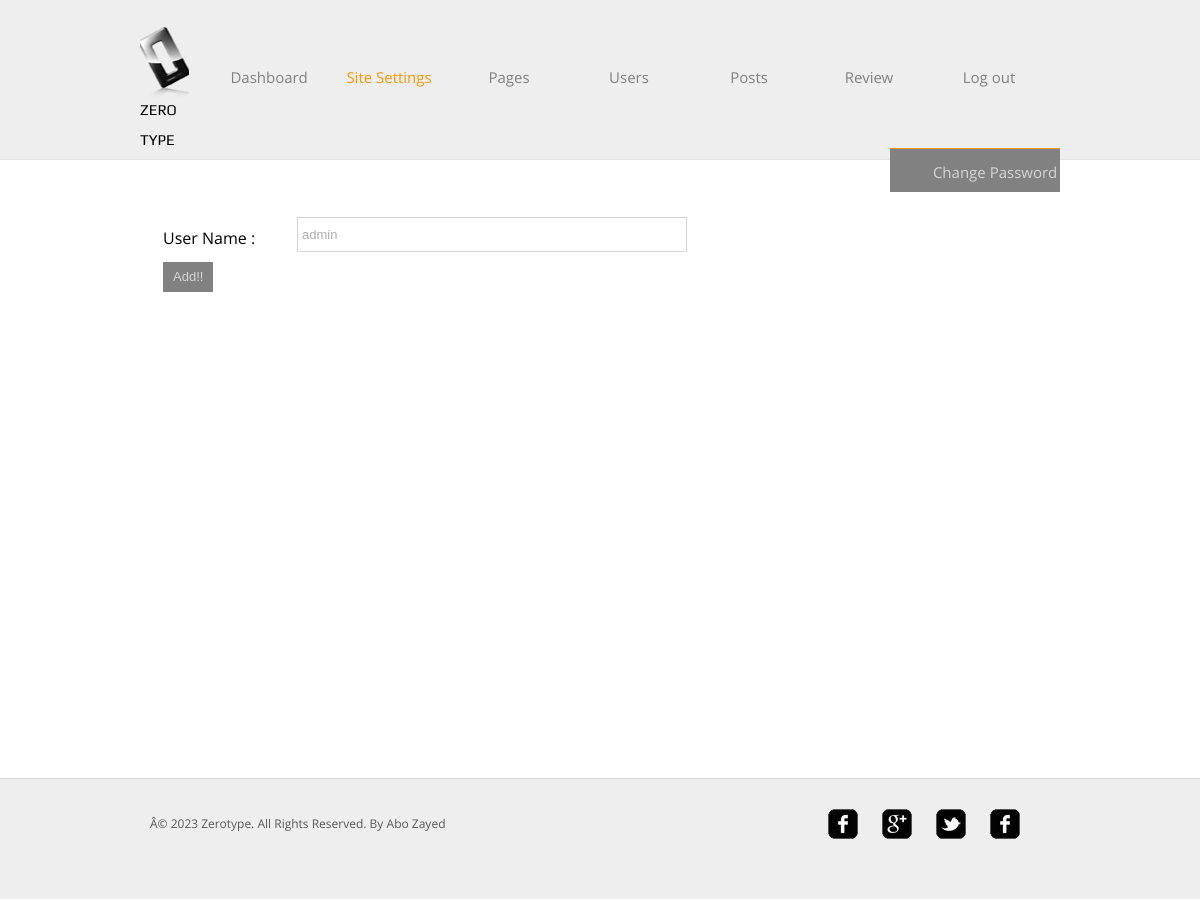
/admincp/users.php (signed in), run on the app's committed database.
### tables this page shows
CREATE TABLE IF NOT EXISTS `siteimage` (
  `id` int(11) NOT NULL AUTO_INCREMENT,
  `img_type` varchar(50) NOT NULL,
  `img_name` varchar(50) NOT NULL,
  `img_path` varchar(100) NOT NULL,
  `img_width` int(11) NOT NULL,
  `img_height` int(11) NOT NULL,
  PRIMARY KEY (`id`)
);

CREATE TABLE IF NOT EXISTS `users` (
  `id` int(11) NOT NULL AUTO_INCREMENT,
  `user_name` varchar(100) NOT NULL,
  `password` varchar(100) NOT NULL,
  PRIMARY KEY (`id`)
);

CREATE TABLE IF NOT EXISTS `sitedesc` (
  `id` int(11) NOT NULL AUTO_INCREMENT,
  `status` smallint(2) NOT NULL,
  `title` varchar(100) NOT NULL,
  `author` varchar(100) NOT NULL,
  `desc` text NOT NULL,
  `keywords` varchar(255) NOT NULL,
  `copyright` varchar(255) NOT NULL,
  `phone` int(11) NOT NULL,
  `email` varchar(150) NOT NULL,
  `address` varchar(255) NOT NULL,
  PRIMARY KEY (`id`)
);

### mangeDesc.php (called while the page is built, shortened)
<?php
$getData = "SELECT * FROM siteDesc ORDER BY id";
$getDataQuery = mysql_query($getData);
$getRow       = mysql_fetch_array($getDataQuery);
$facebookUrl = "SELECT facebook FROM siteurl ORDER BY id";
$facebookData = mysql_query($facebookUrl) or die(mysql_error());
$facebook = mysql_fetch_array($facebookData);
$twitterUrl = "SELECT twitter FROM siteurl ORDER BY id";
$twitterData = mysql_query($twitterUrl) or die(mysql_error());
$twitter = mysql_fetch_array($twitterData);
$googleUrl = "SELECT google FROM siteurl ORDER BY id";
$googleData = mysql_query($googleUrl) or die(mysql_error());
$google = mysql_fetch_array($googleData);
$youtubeUrl = "SELECT youtube FROM siteurl ORDER BY id";
$youtubeData = mysql_query($youtubeUrl) or die(mysql_error());
$youtube = mysql_fetch_array($youtubeData);
$getLogo = "SELECT * FROM siteimage WHERE img_type='logo'";
$getLogoQuery = mysql_query($getLogo);
$getLogoRow       = mysql_fetch_array($getLogoQuery);

### admincp/users.php (the view, shortened to what this page needs)
<?php
include_once 'includes/header.php';
?>
<ul id="second_navigation">
        <li>
                <a href="users.php?page=change_password">Change Password</a>
        </li>
</ul>
</div>
</div>
<?php
$get_user_sql = "SELECT * FROM users";
$get_user_query = mysql_query($get_user_sql) or date(mysql_error());
$get_user_row = mysql_fetch_array($get_user_query);
?>
<div id="contents">
<?php
if($_REQUEST['page'] == 'change_password'){
    echo '<h2>Change PassWord</h2>';
    if($update_pass_query){
    echo '<h2 class="success">UpDate Done Successfully</h2>';
    echo '<meta http-equiv="refresh" content="3;url=users.php">';
    }
    if($userErrors){
        foreach ($userErrors as $error){
            echo '<h2 class="error">'.$error.'</h2>';
        }
    }
    echo '
    <table border="0">
      <form action="users.php?page=change_password" method="post" class="message">
            <tr>
                <td width="130px">Old PassWord : </td>
                <td><input type="password" class="inputText" name="old_password" onFocus="this.select();" onMouseOut="javascript:return false;"/> </td>
            </tr>
            <tr>
                <td width="130px">New PassWord : </td>
                <td><input type="password" class="inputText" name="new_password" onFocus="this.select();" onMouseOut="javascript:return false;"/> </td>
            </tr>
            <tr>
                <td width="130px">Replay New PassWord : </td>
                <td><input type="password" class="inputText" name="r_new_password" onFocus="this.select();" onMouseOut="javascript:return false;"/> </td>
            </tr>
            <tr>
                <td width="130px"><input type="submit" name="password" value="UpDate!!" /></td>
                <td></td>
            </tr>
        </form>
    </table>
    ';
}  else {
    echo '
    <table border="0">
      <form action="users.php" method="post" class="message">
            <tr>
                <td width="130px">User Name : </td>
                <td><input type="text" class="inputText" name="user_name" value="'.$get_user_row['user_name'].'" onFocus="this.select();" onMouseOut="javascript:return false;"/> </td>
            </tr>
            <tr>
                <td width="130px"><input type="submit" name="user" value="Add!!" /></td>
                <td></td>
            </tr>
        </form>
    </table>
    ';
}
?>
</div>
<?php
include_once 'includes/footer.php';
?>

### admincp/includes/header.php (shortened to what this page needs)
<?php
if(isset($_COOKIE['user'] )&& $_COOKIE['user'] != ''){
?>
<?php include_once '../mangeDesc.php'; ?>
<!DOCTYPE HTML>
<html>
<head>
	<link rel="stylesheet" href="../css/style.css" type="text/css">
        <link rel="stylesheet" href="css/adminStyle.css" type="text/css">
</head>
<body>
	<div id="header">
		<div>
			<div class="logo">
                            <a href="index.php"  <?php echo 'style="background: url('.$getLogoRow['img_path'].') no-repeat center top; height: '.$getLogoRow['img_height'].'px; width: '.$getLogoRow['img_width'].'px;"'; ?> >Zero Type</a>
			</div>
			<ul id="admin_navigation">
				<li>
					<a href="index.php">Dashboard</a>
				</li>
                                <li class="active">
					<a href="settings.php">Site Settings</a>
				</li>
				<li>
					<a href="pages.php">Pages</a>
				</li>
				<li>
					<a href="users.php">Users</a>
				</li>
				<li>
					<a href="posts.php">Posts</a>
				</li>
                                <li>
                                    <a href="../index.php" target="_blank">Review </a>
				</li>
                                <li>
                                    <a href="logout.php" target="_blank">Log out </a>
				</li>
			</ul>
            <?php
            }  else {
    header("Location: login.php");
}
            ?>

### admincp/includes/footer.php (shortened to what this page needs)
<div id="footer">
    <?php include_once '../mangeDesc.php'; ?>
		<div class="clearfix">
			<div id="connect">
				<a href="<?php echo $facebook['facebook']; ?>" target="_blank" class="facebook"></a>
                                <a href="<?php echo $google['google']; ?>" target="_blank" class="google"></a>
                                <a href="<?php echo $twitter['twitter']; ?>" target="_blank" class="twitter"></a>
                                <a href="<?php echo $youtube['youtube']; ?>" target="_blank" class="youtube"></a>
			</div>
			<p>
				<?php  echo $getRow['copyright']; ?>
			</p>
		</div>
	</div>
</body>
</html>

### css/style.css (style rules this page uses)
body { background-color: #fff; font-family: 'OpenSans'; margin: 0; }
.clearfix:after, #contents:after { clear:both; content:""; display:block; height:1%; line-height:0; visibility:hidden; }
#header { background-color: #eee; border-bottom: 1px solid #e6e6e6; padding: 27px 0; }
#header > div, #footer > div { width: 920px; margin: 0 auto; padding: 0 20px; }
#header .logo { float: left; margin-right: 20px; }
#header .logo a { color: #000; display: block; font: 15px/30px 'Play'; height: 20px; width: 76px; padding-top: 68px; text-decoration: none; text-transform: uppercase; }
#contents { min-height: 510px; width: 880px; margin: 0 auto; padding: 54px 40px; }
p { color: #585858; font-size: 16px; line-height: 24px; margin: 0 0 30px; }
#footer { background-color: #eee; border-top: 1px solid #d8d8d8; padding: 30px 0; }
#footer p { font-size: 12px; line-height: 30px; padding-left: 10px; }
#connect { float: right; display: inline-block; margin-right: 30px; }
#connect a { background: url(../images/icons.png) no-repeat; display: inline-block; height: 30px; width: 30px; margin: 0 10px; }
#connect a.google { background-position: 0 -40px; }
#connect a.twitter { background-position: 0 -80px; }
input[type='text'],textarea { color: #aeaeae; font-size: 13px; height: 33px; line-height: 33px; width: 380px; border: 1px solid #d5d5d5; margin: 0 0 6px; padding: 0 4px; }
input[type='submit'] { float: left; background-color: #818181; color: #d5d5d5; cursor: pointer; font: 13px/30px Arial, Helvetica, sans-serif; height: 30px; border: 0; margin: 0; padding: 0 10px; }

### admincp/css/adminStyle.css (style rules this page uses)
#admin_navigation { display: inline-block; list-style: none; line-height: 100px; margin: 0; padding: 0; }
#admin_navigation li { float: left; width: 120px; text-align: center; }
#admin_navigation li a { color: #818181; font-size: 15px; line-height: 30px; text-decoration: none; }
#admin_navigation li.active a { color: #f99600; }
#second_navigation { display: inline-block; list-style: none; line-height: 40px; padding-top: 3px; border-top: 1px solid #f99600; background-color: #818181; float: right; }
#second_navigation li { float: left; width: 130px; text-align: center; }
#second_navigation li a { color: #d5d5d5; font-size: 15px; line-height: 30px; text-decoration: none; }
input[type='text'],input[type='password'],textarea { color: #aeaeae; font-size: 13px; height: 33px; line-height: 33px; width: 380px; border: 1px solid #d5d5d5; margin: 0 0 6px; padding: 0 4px; }
input[type='submit'] { float: left; background-color: #818181; color: #d5d5d5; cursor: pointer; font: 13px/30px Arial, Helvetica, sans-serif; height: 30px; border: 0; margin: 0; padding: 0 10px; }

### data on the page
siteimage: img_path (picture)
users: user_name "admin"
sitedesc: copyright "Â© 2023 Zerotype. All Rights Reserved. By Abo Zayed"
